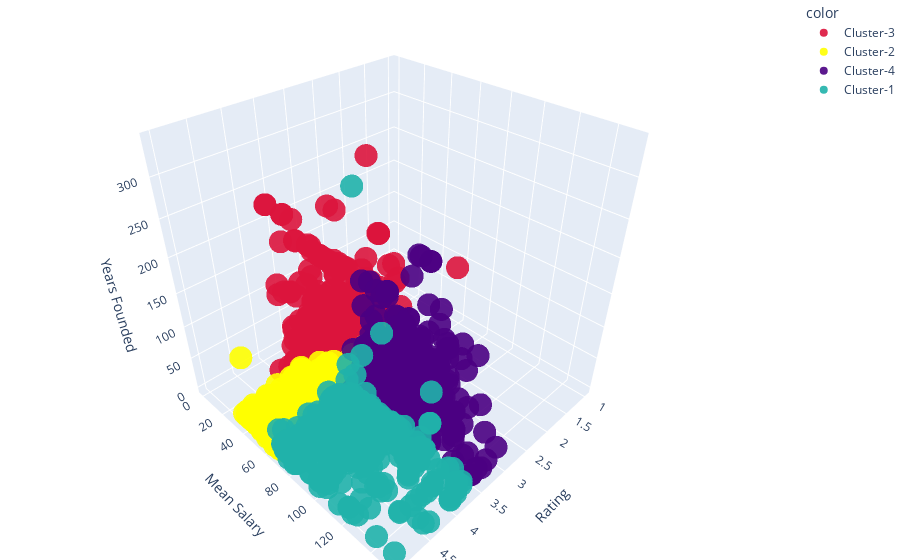

Source (notebook cell):
### Code cell
# First one, 3D visualization are better for show clusters calculated
colors = ['crimson','yellow', 'indigo', 'lightseagreen']

fig3d = px.scatter_3d(df3, x = 'Rating', y = 'Mean Salary', z = 'Years Founded', 
                      color = recode(pd.Series(pd.Categorical(y_predict, [0,1,2,3,4])),
                                    {0: 'Cluster-1',
                                     1: 'Cluster-2',
                                     2: 'Cluster-3',
                                     3: 'Cluster-4'}),
                      color_discrete_sequence= colors,
                      opacity = 0.9, 
                      size_max = 5)

fig3d.update_layout(margin=dict(l=0, r=0, b=0, t=0))

fig3d.show()

### Figure 1 — Plotly figure (JSON) as saved in the notebook; plotly's stock layout.template omitted (floating-point values rounded to 4 significant figures; data arrays with more than 128 entries replaced by an {"elided": "..."} marker saying what was removed)
{"data": [{"hovertemplate": "color=Cluster-3<br>Rating=%{x}<br>Mean Salary=%{y}<br>Years Founded=%{z}<extra></extra>", "legendgroup": "Cluster-3", "marker": {"color": "crimson", "opacity": 0.9, "symbol": "circle"}, "mode": "markers", "name": "Cluster-3", "scene": "scene", "showlegend": true, "type": "scatter3d", "x": {"elided": "470 float values"}, "y": {"elided": "470 float values"}, "z": {"elided": "470 int values"}}, {"hovertemplate": "color=Cluster-2<br>Rating=%{x}<br>Mean Salary=%{y}<br>Years Founded=%{z}<extra></extra>", "legendgroup": "Cluster-2", "marker": {"color": "yellow", "opacity": 0.9, "symbol": "circle"}, "mode": "markers", "name": "Cluster-2", "scene": "scene", "showlegend": true, "type": "scatter3d", "x": {"elided": "329 float values"}, "y": {"elided": "329 float values"}, "z": {"elided": "329 int values"}}, {"hovertemplate": "color=Cluster-4<br>Rating=%{x}<br>Mean Salary=%{y}<br>Years Founded=%{z}<extra></extra>", "legendgroup": "Cluster-4", "marker": {"color": "indigo", "opacity": 0.9, "symbol": "circle"}, "mode": "markers", "name": "Cluster-4", "scene": "scene", "showlegend": true, "type": "scatter3d", "x": {"elided": "407 float values"}, "y": {"elided": "407 float values"}, "z": {"elided": "407 int values"}}, {"hovertemplate": "color=Cluster-1<br>Rating=%{x}<br>Mean Salary=%{y}<br>Years Founded=%{z}<extra></extra>", "legendgroup": "Cluster-1", "marker": {"color": "lightseagreen", "opacity": 0.9, "symbol": "circle"}, "mode": "markers", "name": "Cluster-1", "scene": "scene", "showlegend": true, "type": "scatter3d", "x": {"elided": "367 float values"}, "y": {"elided": "367 float values"}, "z": {"elided": "367 int values"}}], "layout": {"legend": {"title": {"text": "color"}, "tracegroupgap": 0}, "margin": {"b": 0, "l": 0, "r": 0, "t": 0}, "scene": {"domain": {"x": [0, 1], "y": [0, 1]}, "xaxis": {"title": {"text": "Rating"}}, "yaxis": {"title": {"text": "Mean Salary"}}, "zaxis": {"title": {"text": "Years Founded"}}}}}
